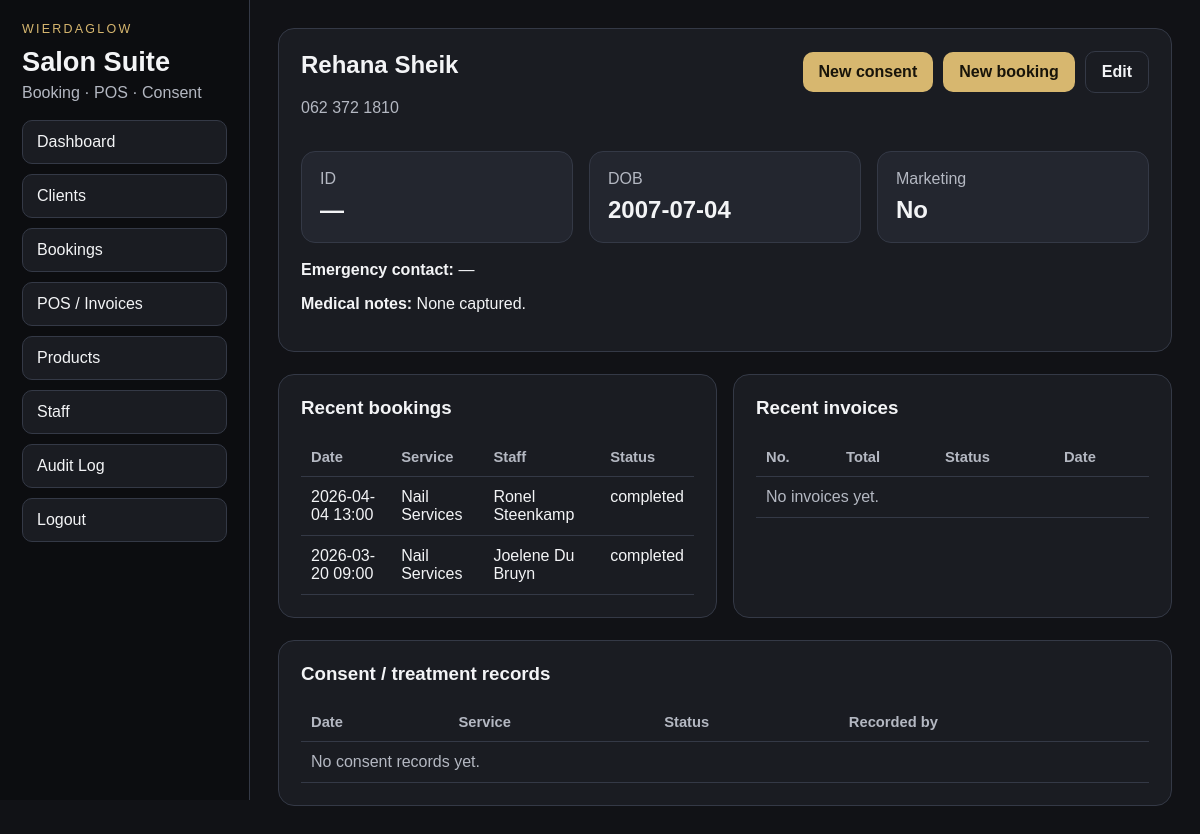
The page /clients/1 (signed in) on the database its author committed.
### tables this page shows
CREATE TABLE clients (
    id INTEGER PRIMARY KEY AUTOINCREMENT,
    first_name TEXT NOT NULL,
    last_name TEXT NOT NULL,
    id_number TEXT,
    phone TEXT NOT NULL,
    email TEXT,
    date_of_birth TEXT,
    emergency_contact_name TEXT,
    emergency_contact_phone TEXT,
    medical_notes TEXT,
    popia_marketing_opt_in INTEGER NOT NULL DEFAULT 0,
    created_at TEXT NOT NULL,
    updated_at TEXT NOT NULL
);

CREATE TABLE appointments (
    id INTEGER PRIMARY KEY AUTOINCREMENT,
    client_id INTEGER,
    client_name TEXT NOT NULL,
    phone TEXT,
    service_code TEXT NOT NULL,
    service_name TEXT NOT NULL,
    start_at TEXT NOT NULL,
    end_at TEXT NOT NULL,
    duration_minutes INTEGER NOT NULL,
    staff_user_id INTEGER,
    staff_name TEXT,
    status TEXT NOT NULL DEFAULT 'booked',
    notes TEXT,
    price_estimate REAL NOT NULL DEFAULT 0,
    created_by_user_id INTEGER,
    created_at TEXT NOT NULL,
    updated_at TEXT NOT NULL,
    FOREIGN KEY (client_id) REFERENCES clients(id) ON DELETE SET NULL,
    FOREIGN KEY (staff_user_id) REFERENCES staff_users(id) ON DELETE SET NULL,
    FOREIGN KEY (created_by_user_id) REFERENCES staff_users(id) ON DELETE SET NULL
);

### app.py (the view)
@app.route("/clients/<int:client_id>")
@login_required
def client_detail(client_id: int):
    db = get_db()
    client = db.execute("SELECT * FROM clients WHERE id = ?", (client_id,)).fetchone()
    if client is None:
        flash("Client not found.", "error")
        return redirect(url_for("clients"))
    records = db.execute(
        """
        SELECT tr.*, su.full_name AS recorded_by
        FROM treatment_records tr
        JOIN staff_users su ON su.id = tr.staff_user_id
        WHERE tr.client_id = ?
        ORDER BY tr.service_date DESC, tr.created_at DESC
        """,
        (client_id,),
    ).fetchall()
    appointments = db.execute(
        "SELECT * FROM appointments WHERE client_id = ? ORDER BY start_at DESC LIMIT 20",
        (client_id,),
    ).fetchall()
    invoices = db.execute(
        "SELECT * FROM invoices WHERE client_id = ? ORDER BY created_at DESC LIMIT 20",
        (client_id,),
    ).fetchall()
    return render_template("client_detail.html", client=client, records=records, appointments=appointments, invoices=invoices)

### app.py (called while the page is built)
def get_db() -> sqlite3.Connection:
    if "db" not in g:
        conn = sqlite3.connect(DB_PATH)
        conn.row_factory = sqlite3.Row
        conn.execute("PRAGMA foreign_keys = ON")
        g.db = conn
    return g.db

@app.before_request
def load_current_user() -> None:
    g.user = None
    user_id = session.get("user_id")
    if user_id:
        g.user = get_db().execute(
            "SELECT id, username, full_name, role, active FROM staff_users WHERE id = ?",
            (user_id,),
        ).fetchone()

@app.context_processor
def inject_globals() -> dict[str, Any]:
    return {
        "current_user": g.get("user"),
        "service_definitions": SERVICE_DEFINITIONS,
        "payment_methods": PAYMENT_METHODS,
        "booking_statuses": BOOKING_STATUSES,
    }

def login_required(view):
    @wraps(view)
    def wrapped(*args, **kwargs):
        if g.user is None:
            return redirect(url_for("login"))
        return view(*args, **kwargs)
    return wrapped

### templates/client_detail.html
{% extends 'base.html' %}
{% block content %}
<section class="panel">
  <div class="section-header">
    <div>
      <h2>{{ client.first_name }} {{ client.last_name }}</h2>
      <p class="muted">{{ client.phone }}{% if client.email %} · {{ client.email }}{% endif %}</p>
    </div>
    <div class="button-row">
      <a class="button-link" href="{{ url_for('record_new', client_id=client.id) }}">New consent</a>
      <a class="button-link" href="{{ url_for('booking_new') }}?client_id={{ client.id }}">New booking</a>
      <a class="button-link secondary" href="{{ url_for('client_edit', client_id=client.id) }}">Edit</a>
    </div>
  </div>
  <div class="grid-3 slim">
    <div class="stat-box"><span>ID</span><strong>{{ client.id_number or '—' }}</strong></div>
    <div class="stat-box"><span>DOB</span><strong>{{ client.date_of_birth or '—' }}</strong></div>
    <div class="stat-box"><span>Marketing</span><strong>{{ 'Yes' if client.popia_marketing_opt_in else 'No' }}</strong></div>
  </div>
  <p><strong>Emergency contact:</strong> {{ client.emergency_contact_name or '—' }}{% if client.emergency_contact_phone %} · {{ client.emergency_contact_phone }}{% endif %}</p>
  <p><strong>Medical notes:</strong> {{ client.medical_notes or 'None captured.' }}</p>
</section>
<div class="grid-2">
  <section class="panel">
    <h3>Recent bookings</h3>
    <div class="table-wrap">
      <table>
        <thead><tr><th>Date</th><th>Service</th><th>Staff</th><th>Status</th></tr></thead>
        <tbody>
          {% for row in appointments %}
          <tr><td>{{ row.start_at }}</td><td>{{ row.service_name }}</td><td>{{ row.staff_name or '—' }}</td><td>{{ row.status }}</td></tr>
          {% else %}
          <tr><td colspan="4" class="muted">No bookings yet.</td></tr>
          {% endfor %}
        </tbody>
      </table>
    </div>
  </section>
  <section class="panel">
    <h3>Recent invoices</h3>
    <div class="table-wrap">
      <table>
        <thead><tr><th>No.</th><th>Total</th><th>Status</th><th>Date</th></tr></thead>
        <tbody>
          {% for row in invoices %}
          <tr><td><a href="{{ url_for('invoice_detail', invoice_id=row.id) }}">{{ row.invoice_number }}</a></td><td>R {{ '%.2f'|format(row.total) }}</td><td>{{ row.payment_status }}</td><td>{{ row.created_at[:10] }}</td></tr>
          {% else %}
          <tr><td colspan="4" class="muted">No invoices yet.</td></tr>
          {% endfor %}
        </tbody>
      </table>
    </div>
  </section>
</div>
<section class="panel">
  <h3>Consent / treatment records</h3>
  <div class="table-wrap">
    <table>
      <thead><tr><th>Date</th><th>Service</th><th>Status</th><th>Recorded by</th></tr></thead>
      <tbody>
        {% for row in records %}
        <tr><td>{{ row.service_date }}</td><td><a href="{{ url_for('record_print', record_id=row.id) }}">{{ row.service_name }}</a></td><td>{{ row.assessment_label }}</td><td>{{ row.recorded_by }}</td></tr>
        {% else %}
        <tr><td colspan="4" class="muted">No consent records yet.</td></tr>
        {% endfor %}
      </tbody>
    </table>
  </div>
</section>
{% endblock %}

### static/styles.css (style rules this page uses)
:root { --bg: #111216; --panel: #1a1c22; --panel-2: #23262f; --border: #343946; --text: #f3f4f6; --muted: #b4b8c2; --accent: #d7b76f; --danger: #ff7f7f; --success: #88d69b; }
* { box-sizing: border-box; }
body { margin: 0; font-family: Arial, Helvetica, sans-serif; background: var(--bg); color: var(--text); display: flex; min-height: 100vh; }
a { color: inherit; text-decoration: none; }
.panel { background: var(--panel); border: 1px solid var(--border); border-radius: 16px; padding: 22px; margin-bottom: 22px; }
h1, h2, h3 { margin-top: 0; }
.muted { color: var(--muted); }
.metric-grid, .grid-2, .grid-3, .grid.two, .grid.three { display: grid; gap: 16px; }
.grid-2 { grid-template-columns: repeat(2, minmax(0, 1fr)); }
.grid-3, .grid.three { grid-template-columns: repeat(3, minmax(0, 1fr)); }
.grid-3.slim { margin-bottom: 18px; }
.metric-card, .stat-box { padding: 18px; background: var(--panel-2); border: 1px solid var(--border); border-radius: 14px; }
.metric-card span, .stat-box span { display: block; color: var(--muted); margin-bottom: 8px; }
.metric-card strong, .stat-box strong { font-size: 1.5rem; }
.section-header { display: flex; justify-content: space-between; align-items: flex-start; gap: 16px; margin-bottom: 18px; }
.button-row, .inline-actions { display: flex; gap: 10px; align-items: center; flex-wrap: wrap; }
button, .button-link { background: var(--accent); color: #18140a; border: none; border-radius: 10px; padding: 11px 16px; font-weight: 700; cursor: pointer; }
button.secondary, .button-link.secondary { background: transparent; color: var(--text); border: 1px solid var(--border); }
.table-wrap { overflow-x: auto; }
table { width: 100%; border-collapse: collapse; }
th, td { padding: 11px 10px; border-bottom: 1px solid var(--border); text-align: left; vertical-align: top; }
thead th { color: var(--muted); font-size: 0.92rem; }

### rows shown on the page
clients: first_name "Rehana", last_name "Sheik", phone "062 372 1810", id_number "—", date_of_birth "2007-07-04", popia_marketing_opt_in "No", emergency_contact_name "—", medical_notes "None captured."
appointments: start_at "2026-04-04 13:00", service_name "Nail Services", staff_name "Ronel Steenkamp", status "completed"
appointments: start_at "2026-03-20 09:00", service_name "Nail Services", staff_name "Joelene Du Bruyn", status "completed"
